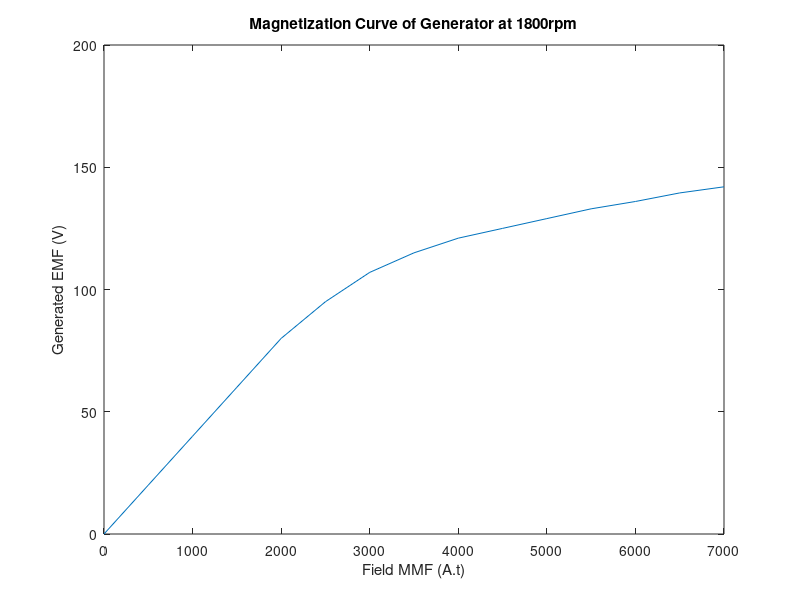
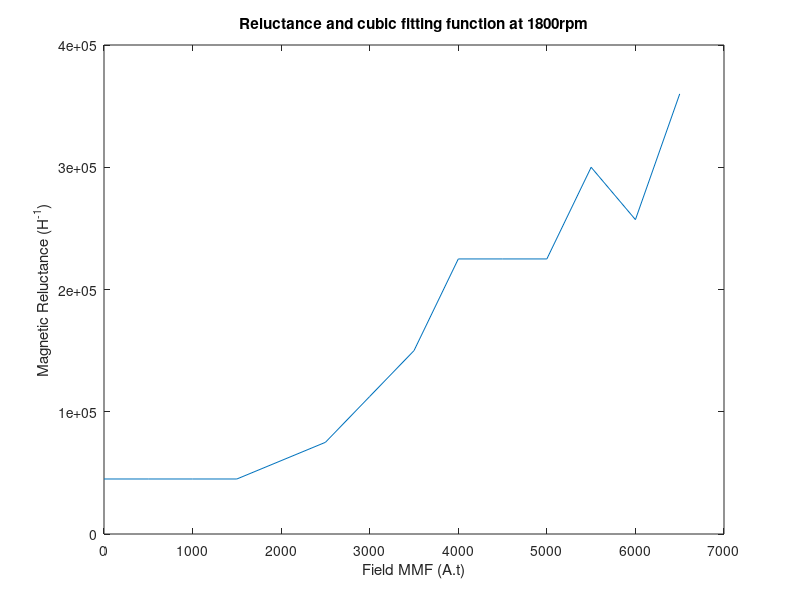

Here is the MATLAB script that generated these plots, in order:
clc;clear all;
Nf=1000;
If=0:0.5:7;
% Ea=[0 20 40 60 80 95 107 115 121 125 129 133 136 139.5 142];
Ea=[0 20 40 60 80 95 107 115 121 125 129 133 136 139.5 142];

plot(Nf*If,Ea);
xlabel('Field MMF (A.t)');ylabel('Generated EMF (V)');title('Magnetization Curve of Generator at 1800rpm');
K=1;
Omega=1800;
phi=Ea/(Omega*K);
% subplot(2,1,2)
% plot(Nf*If,phi);
% xlabel('Field MMF (A.t)');ylabel('Flux (V.s)');title('Flux of Generator at 1800rpm');
for ind=1:14
Rm(ind)=(Nf*(If(ind+1)-If(ind)))./(phi(ind+1)-phi(ind));
end
figure;
plot(Nf*If(1:14),Rm)
hold on;
xlabel('Field MMF (A.t)');ylabel('Magnetic Reluctance (H^-^1)');title('Reluctance and cubic fitting function at 1800rpm');
% -1.9e6x*x*x+0.024*x*x-30x+4.8e4
